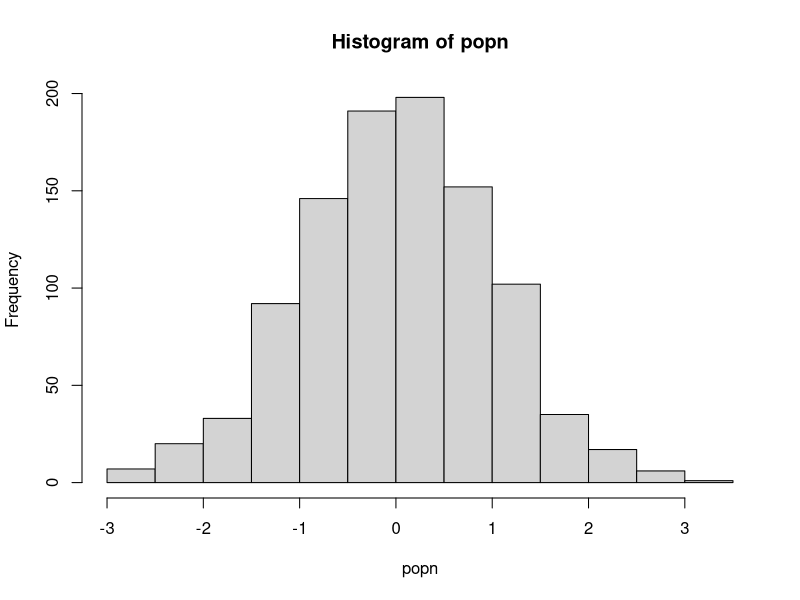

Write R code to recreate this figure.
## Desc: A script looking at how to use sampling and the speed of various methods using *apply or not.

################ Functions #################
## A function to take a sample of size n from a population "popn" and return its mean
myexperiment <- function(popn,n){
    pop_sample <- sample(popn, n, replace = FALSE)
    return(mean(pop_sample))
}

## Calculate means using a for loop without preallocation:
loopy_sample1 <- function(popn, n, num){
    result1 <- vector() # Initialise the vector of size 1
    for(i in 1:num){
        result1 <- c(result1, myexperiment(popn, n))
    }
    return(result1)
}

## To run "num" iterations of the experiment using a for lop on a vector with preallocation:
loopy_sample2 <- function(popn, m, num){
    result2 <- vector(,num) # Preallocate exprected size
    for (i in 1:num){
        result2[i] <- myexperiment(popn, n)
        }
        return(result2)
}

## To run "num" interations of the experiment using a for loop on a list with preallocation:
loopy_sample3 <- function(popn, n, num){
    result3 <- vector("list", num) # preallocate exprected size
    for( i in 1:num){
        result3[[i]] <- myexperiment(popn, n)
    }
    return(result3)
}


## To run "num" iterations of the experiment using vectorisation with lapply:
lapply_sample <- function(popn, n, num){
    result4 <- lapply(1:num, function(i) myexperiment(popn, n))
    return(result4)
}


## To run "num" iterations of the experiment using vectorisation with lapply:
sapply_sample <- function(popn, n, num){
    result5 <- sapply(1:num, function(i) myexperiment(popn, n))
    return(result5)
}

popn <- rnorm(1000) #generate the population
hist(popn)


n <- 20     # sample size for each experiment
num <- 1000 # Number of time to rerun the experiment

print("The loopy, non-preallocation approach takes:")
print(system.time(loopy_sample1(popn, n, num)))

print("The looopy, but wiht preallocation appraoch takes:")
print(system.time(loopy_sample2(popn, n, num)))

print("The loopy, non-preallocation approach takes:")
print(system.time(loopy_sample3(popn, n, num)))

print("The vectorised sapply approach takes:")
print(system.time(sapply_sample(popn, n, num)))

print("The vectorised lapply approach takes:")
print(system.time(lapply_sample(popn, n, num)))




